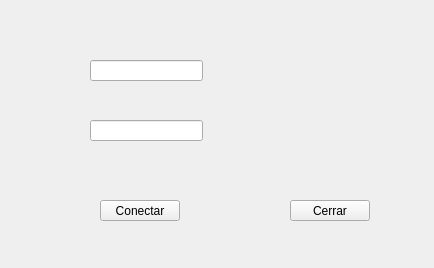
<?xml version="1.0" encoding="UTF-8"?>
<ui version="4.0">
 <class>Widget</class>
 <widget class="QWidget" name="Widget">
  <property name="geometry">
   <rect>
    <x>0</x>
    <y>0</y>
    <width>434</width>
    <height>268</height>
   </rect>
  </property>
  <property name="windowTitle">
   <string>Widget</string>
  </property>
  <widget class="QLineEdit" name="lEdt_ip">
   <property name="geometry">
    <rect>
     <x>90</x>
     <y>60</y>
     <width>113</width>
     <height>21</height>
    </rect>
   </property>
  </widget>
  <widget class="QLineEdit" name="lEdt_port">
   <property name="geometry">
    <rect>
     <x>90</x>
     <y>120</y>
     <width>113</width>
     <height>21</height>
    </rect>
   </property>
  </widget>
  <widget class="QPushButton" name="pushButton">
   <property name="geometry">
    <rect>
     <x>100</x>
     <y>200</y>
     <width>80</width>
     <height>21</height>
    </rect>
   </property>
   <property name="text">
    <string>Conectar</string>
   </property>
  </widget>
  <widget class="QPushButton" name="pushButton_2">
   <property name="geometry">
    <rect>
     <x>290</x>
     <y>200</y>
     <width>80</width>
     <height>21</height>
    </rect>
   </property>
   <property name="text">
    <string>Cerrar</string>
   </property>
  </widget>
 </widget>
 <resources/>
 <connections/>
</ui>
